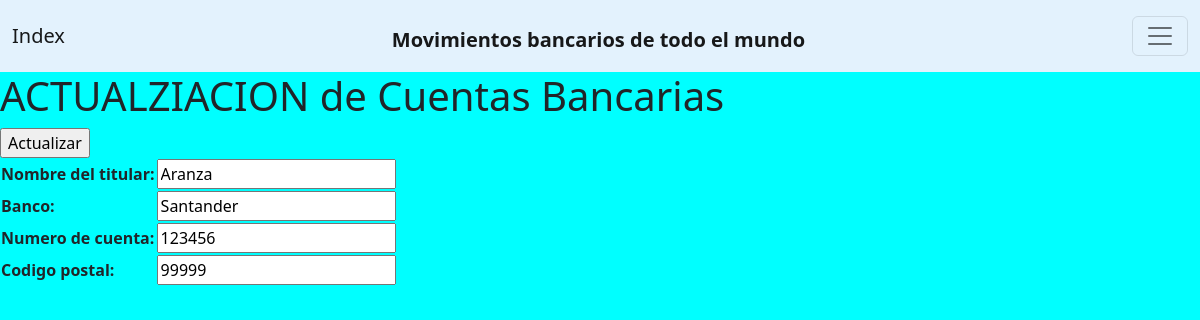
Page /cuenta/cuentas-update/16/ on the committed database.
### cuenta/models.py (models this page shows)
class Cuenta(models.Model):
    CONDITION_CHOICES= (
        ("CITI","CITI"),
        ("SANTANDER","SANTANDER"),
        ("BBVA","BBVA"),
    )
    Nombre_del_titular=models.CharField(max_length=35)
    Banco=models.CharField(max_length=30, choices=CONDITION_CHOICES)
    Numero_de_cuenta=models.BigIntegerField()
    Codigo_Postal=models.BigIntegerField()
    is_active=models.BooleanField(default=True)

### cuenta/views.py (the view, shortened to what this page needs)
def cuentas_update(request, id):
    Count =Cuenta.objects.get(id=id)
    if request.method=="GET":
        context={
            'form':CuentaForm(
                initial={
                    "Nombre_del_titular":Count.Nombre_del_titular,
                    "Banco":Count.Banco,
                    "Numero_de_cuenta":Count.Numero_de_cuenta,
                    "Codigo_Postal":Count.Codigo_Postal,
                }
            )
        }
        return render (request,"cuentaUpdate.html",context=context)

### cuenta/forms.py
class CuentaForm(forms.Form):
    Nombre_del_titular=forms.CharField(max_length=35)
    Banco=forms.CharField(max_length=30)
    Numero_de_cuenta=forms.IntegerField()
    Codigo_Postal=forms.IntegerField()

### dinero/templates/cuentaUpdate.html (shortened to what this page needs)
{% extends "base.html" %}
{% block content %}
<h1> ACTUALZIACION de Cuentas Bancarias</h1>
<table>
{% if form%}
<form action="" method="POST">
    {{form}}
<input type="submit" value="Actualizar">
</form>
</table>
{% endif%}
{% endblock %}

### rows in the picture
Cuenta: Nombre_del_titular "Aranza", Banco "Santander", Numero_de_cuenta "123456", Codigo_Postal "99999"
